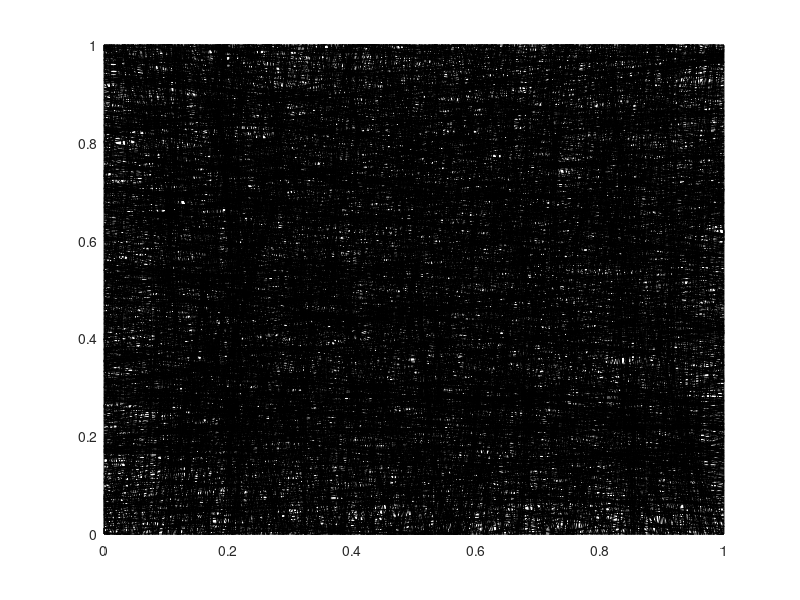

MATLAB code for this plot:
%This program is fiber simulation for the Normal continuous s randomness

clear all                               %clearing program
close all
clc

kx=64;
[x]=linspace(0,1, kx+1);             %linespaceing for x
[y]=linspace(0,1, kx+1);             %linespaceing for x

n=2000;                              %sample size
a=0;                                 %lower bound for uniform distribution
b=1;                                 %upper bound for uniform distribution

side=randi([1 4],n,1);               %random intiger from 1 to 4

for i=1:n
    
    if side(i)==1
        mu=(0)*pi/180;                  %mean (degrees)
        sigma=(15)*pi/180;              %standard deviation (degrees)
        x0=0;                           %x intercept at side 1
        y0=unifrnd(a,b,1);              %y intercept at side 1
        angle=normrnd(mu,sigma,1);      %angle
        slope=tan(angle);               %slope
        y=slope*(x-x0)+y0;              %point slope form of line side 1
        
    elseif side(i)==2
        mu=(270)*pi/180;                %mean insert degrees
        sigma=(15)*pi/180;              %standard deviation insert degrees
        x0=unifrnd(a,b,1);              %x intercept at side 2
        y0=1;                           %y intercept at side 2
        angle=normrnd(mu,sigma,1);      %angle
        slope=tan(angle);               %slope
        y=slope*(x-x0)+y0;              %point slope form of line side 2
        
    elseif side(i)==3
        mu=(180)*pi/180;                %mean insert degrees
        sigma=(15)*pi/180;              %standard deviation insert degrees
        x0=1;                           %x intercept at side 3
        y0=unifrnd(a,b,1);              %y intercept at side 3
        angle=normrnd(mu,sigma,1);      %angle
        slope=tan(angle);               %slope
        y=slope*(x-x0)+y0;              %point slpe form of line side 3
        
    elseif side(i)==4
        mu=(90)*pi/180;                 %mean insert degrees
        sigma=(15)*pi/180;              %standard deviation insert degrees
        x0=unifrnd(a,b,1);              %x intercept at side 4
        y0=0;                           %y intercept at side 4
        angle=normrnd(mu,sigma,1);      %angle
        slope=tan(angle);               %slope
        y=slope*(x-x0)+y0;              %point slpe form of line side 4
    end
    
     plot(x,y,'k')                      %plot
     xlim([a b])                        %x limits
     ylim([a b])                        %y limits
     hold on;                           %hold on for graph
  
end